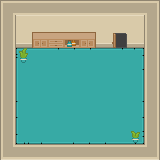

This is a level from a 2D game, rendered from its Tiled map with the project's own tilesets. A one-line summary and the complete map file follow:
An orthogonal 10x10 tile map with 16x16 px tiles, 3 tile layers (Floor, Decoration, Foreground), 2 tilesets.

<map version="1.10" tiledversion="1.10.2" orientation="orthogonal" renderorder="right-down" width="10" height="10" tilewidth="16" tileheight="16" infinite="0" nextlayerid="4" nextobjectid="1">
 <tileset firstgid="1" source="../TileSheets/Roguelike_RPG.tsx" />
 <tileset firstgid="1768" source="../TileSheets/Roguelike_Interior.tsx" />
 <layer id="1" name="Floor" width="10" height="10">
  <data encoding="csv">
701,699,699,699,699,699,699,699,699,702,
757,874,874,874,874,874,874,874,874,757,
757,869,869,869,869,869,869,869,869,757,
757,1612,1442,1613,1613,1613,1442,1613,1614,757,
757,1498,1670,1670,1670,1670,1670,1670,1671,757,
757,1498,1670,1670,1670,1670,1670,1670,1500,757,
757,1669,1670,1670,1670,1670,1670,1670,1671,757,
757,1669,1670,1670,1670,1670,1670,1670,1671,757,
757,1726,1727,1556,1727,1727,1727,1556,1728,757,
758,1736,1736,1736,1736,1736,1736,1736,1736,759
</data>
 </layer>
 <layer id="2" name="Decoration" width="10" height="10">
  <data encoding="csv">
0,0,0,0,0,0,0,0,0,0,
0,0,0,0,0,0,0,0,0,0,
0,0,2227,2228,2233,2235,0,152,0,0,
0,1784,0,0,0,0,0,0,0,0,
0,0,0,0,0,0,0,0,0,0,
0,0,0,0,0,0,0,0,0,0,
0,0,0,0,0,0,0,0,0,0,
0,0,0,0,0,0,0,0,0,0,
0,0,0,0,0,0,0,0,1785,0,
0,0,0,0,0,0,0,0,0,0
</data>
 </layer>
 <layer id="3" name="Foreground" width="10" height="10">
  <data encoding="csv">
0,0,0,0,0,0,0,0,0,0,
0,0,0,0,0,0,0,0,0,0,
0,0,0,0,0,0,0,0,0,0,
0,0,0,0,0,0,0,0,0,0,
0,0,0,0,0,0,0,0,0,0,
0,0,0,0,0,0,0,0,0,0,
0,0,0,0,0,0,0,0,0,0,
0,0,0,0,0,0,0,0,0,0,
0,0,0,0,0,0,0,0,0,0,
0,699,699,699,699,699,699,699,699,0
</data>
 </layer>
</map>
